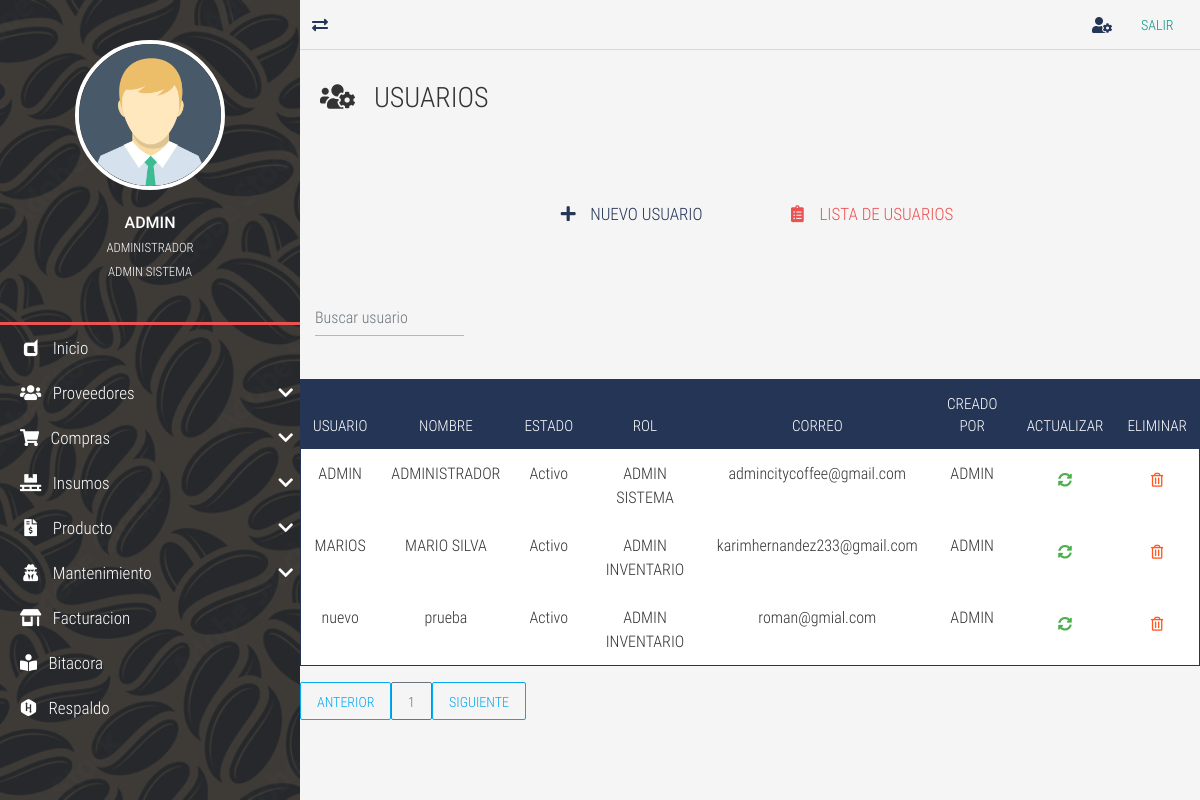
Page /user-list/ (signed in) on the earlier database version.
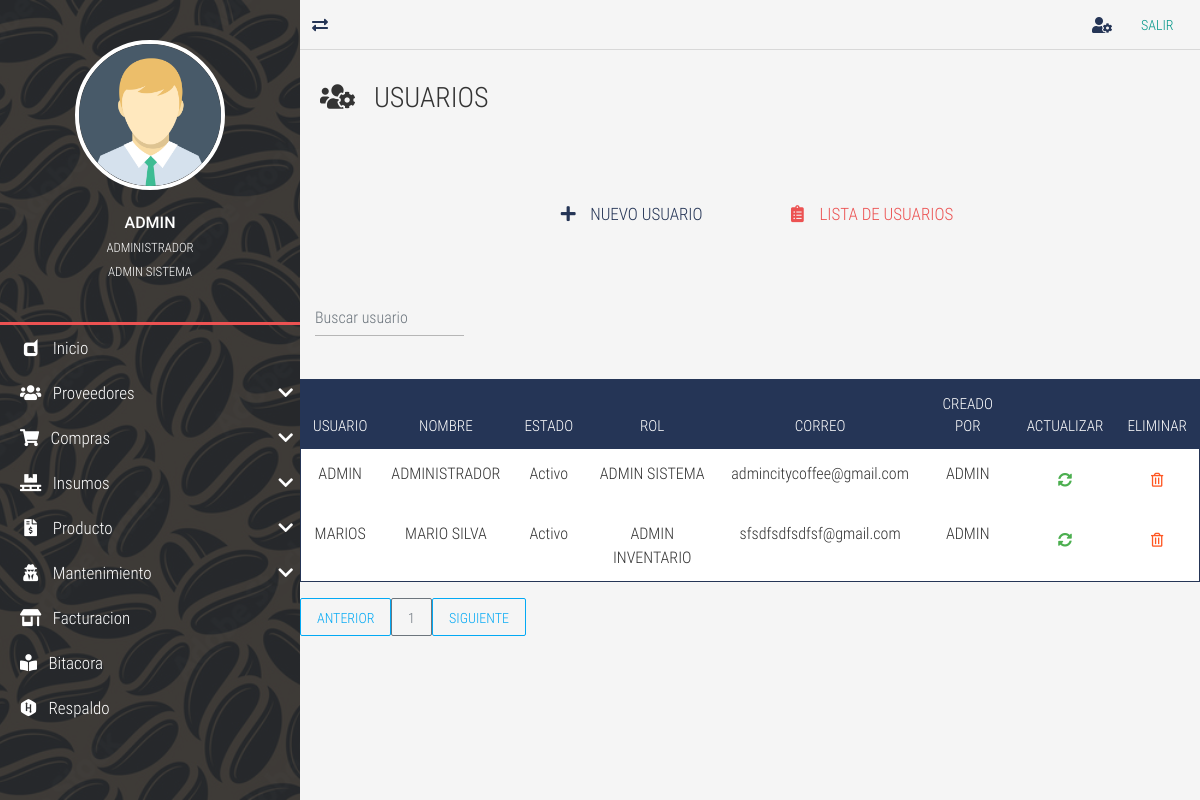
Same page on the later database version.
### tables this page shows
CREATE TABLE `TBL_usuarios` (
  `id_usuario` int NOT NULL AUTO_INCREMENT,
  `usuario` varchar(50) NOT NULL,
  `nombre_usuario` varchar(100) NOT NULL,
  `estado_usuario` enum('Activo','Inactivo','Bloqueado','Nuevo') NOT NULL,
  `contrasena` varchar(100) NOT NULL,
  `id_rol` int NOT NULL,
  `fecha_ultima_conexion` date DEFAULT NULL,
  `preguntas_contestadas` int DEFAULT NULL,
  `primer_ingreso` int DEFAULT NULL,
  `fecha_vencimiento` date DEFAULT NULL,
  `correo_electronico` varchar(50) DEFAULT NULL,
  `creado_por` varchar(30) DEFAULT NULL,
  `fecha_creacion` datetime DEFAULT NULL,
  `modificado_por` varchar(30) DEFAULT NULL,
  `fecha_modificacion` datetime DEFAULT NULL,
  PRIMARY KEY (`id_usuario`)
);

CREATE TABLE `TBL_ms_roles` (
  `id_rol` int NOT NULL AUTO_INCREMENT,
  `rol` varchar(50) NOT NULL DEFAULT '',
  `descripcion` varchar(100) DEFAULT NULL,
  `creado_por` varchar(50) DEFAULT NULL,
  `fecha_creacion` datetime DEFAULT NULL,
  `modificado_por` varchar(50) DEFAULT NULL,
  `fecha_modificacion` datetime DEFAULT NULL,
  PRIMARY KEY (`id_rol`)
);

### controladores/vistasControlador.php (called while the page is built)
<?php
	require_once "./modelos/vistasModelo.php";
	class vistasControlador extends vistasModelo{
		public function obtener_plantilla_controlador(){
			return require_once "./vistas/plantilla.php";
		}
		public function obtener_vistas_controlador(){
			if(isset($_GET['views'])){
				$ruta=explode("/", $_GET['views']);
				$respuesta=vistasModelo::obtener_vistas_modelo($ruta[0]);
			}else{
				$respuesta="login";
			}
			return $respuesta;
		}
	}

### index.php (called while the page is built, shortened)
<?php
	require_once "./controladores/vistasControlador.php";
	$plantilla = new vistasControlador();
	$plantilla->obtener_plantilla_controlador();

### modelos/vistasModelo.php (called while the page is built, shortened)
<?php
	class vistasModelo{
		protected static function obtener_vistas_modelo($vistas){
			$listaBlanca=["restaurar","respaldo","bitacora","prueba","proveedor-list","proveedor-new","proveedor-update","client-update","company"
			,"home","insumos-list","insumos-new","insumos-update","objetos-list","objetos-new","objetos-update","inventario-list","producto-list","producto-new",
			"reservation-pending","reservation-search","producto-update","user-list","rol-list","permisos-list","reservation-reservation","user-new","user-search",
			"user-update","salir","compra-list","compra-new","compra-search","compra-detalle", "parametros-list", "preguntas-list", "Tipo-Producto-new"];
			if(in_array($vistas, $listaBlanca)){
				if(is_file("./vistas/contenidos/".$vistas."-view.php")){
					$contenido="./vistas/contenidos/".$vistas."-view.php";
				}else{
					$contenido="404";
				}
			}elseif($vistas=="login" || $vistas=="index" || $vistas=="prueba" || $vistas=="rec-correo" || $vistas=="rec-preguntas" || $vistas=="cambiocontrasena"
			|| $vistas=="primer-ingreso" || $vistas=="verifica-codigo" || $vistas=="autoregistro" || $vistas=="preguntasusuario" || $vistas=="rsp"){
				$contenido="login";
			}else{
				$contenido="404";
				$contenido="rsp";
			}
			return $contenido;
		}
	}

### vistas/contenidos/user-list-view.php (the view, shortened to what this page needs)
<div class="full-box page-header">
	<h3 class="text-left">
		<i class="fas fa-users-cog"></i> &nbsp; USUARIOS
	</h3>
</div>
<div class="container-fluid">
	<ul class="full-box list-unstyled page-nav-tabs">
		<li>
			<a href="<?php echo SERVERURL; ?>user-new/"><i class="fas fa-plus fa-fw"></i> &nbsp; NUEVO USUARIO</a>
		</li>
		<li>
			<a class="active" href="<?php echo SERVERURL; ?>user-list/"><i class="fas fa-clipboard-list fa-fw"></i> &nbsp; LISTA DE USUARIOS</a>
		</li>
	</ul>
</div>
<?php
$where="";
?>
      <div class="container-fluid">
  <form class="d-flex">
      <input class="form-control me-2 light-table-filter" data-table="table_id" type="text"
      placeholder="Buscar usuario">
      </form>
  </div>
  <br>
      <table class="table table-striped table-dark table_id text-center" id="tblDatos">
                         <thead>
                         <tr>
                        <th>USUARIO</th>
                        <th>NOMBRE</th>
                        <th>ESTADO</th>
                        <th>ROL</th>
                        <th>CORREO</th>
                        <th>CREADO POR</th>
						<th>ACTUALIZAR</th>
						<th>ELIMINAR</th>
                        </tr>
                        </thead>
                        <tbody>
				<?php
include ("./cone.php");
$SQL="SELECT u.id_usuario, u.usuario, u.nombre_usuario, u.estado_usuario, r.rol,u.correo_electronico,
u.creado_por FROM TBL_usuarios u
inner JOIN TBL_ms_roles r ON r.id_rol = u.id_rol
$where";
$dato = mysqli_query($conexion, $SQL);
if($dato -> num_rows >0){
    while($fila=mysqli_fetch_array($dato)){
?>
<tr>
<td><?php echo $fila['usuario']; ?></td>
<td><?php echo $fila['nombre_usuario']; ?></td>
<td><?php echo $fila['estado_usuario']; ?></td>
<td><?php echo $fila['rol']; ?></td>
<td><?php echo $fila['correo_electronico']; ?></td>
<td><?php echo $fila['creado_por']?></td>
<td>
	<a href="<?php echo SERVERURL; ?>user-update/<?php echo $fila['id_usuario']?>" class="btn btn-success">
		<i class="fas fa-sync-alt"></i>
	</a>
</td>
<td>
	<form class="FormularioAjax" action="<?php echo SERVERURL; ?>ajax/usuarioAjax.php" method="POST" data-form="delete" autocomplete="off">
	<button type="submit" class="btn btn-warning">
		<i class="far fa-trash-alt"></i>
	</button>
	</form>
</td>
</tr>
<?php
}
}else{
    ?>
    <tr class="text-center">
    <td colspan="16">No existen registros</td>
    </tr>
    <?php
}
?>
	</body>
  <div id="paginador" class=""></div>

### vistas/plantilla.php (shortened to what this page needs)
<!DOCTYPE html>
<html lang="es">
<head>
	<?php include "./vistas/inc/Link.php"; ?>
</head>
<body>
	<?php
		require_once "./controladores/vistasControlador.php";
		$IV = new vistasControlador();
		$vistas=$IV->obtener_vistas_controlador();
		if($vistas=="login" || $vistas=="404" || $vistas=="olvido-contrasena" || $vistas=="rec-correo" || $vistas=="rec-preguntas" || $vistas=="cambiocontrasena"
		 || $vistas=="primer-ingreso" || $vistas=="verifica-codigo" || $vistas=="autoregistro" || $vistas=="preguntasusuario" || $vistas=="rsp" ){
			require_once "./vistas/contenidos/".$vistas."-view.php";
		}else{
			require_once './controladores/loginControlador.php';
	?>
	<main class="full-box main-container">
		<?php include "./vistas/inc/NavLateral.php"; ?>
		<section class="full-box page-content">
			<?php
				include "./vistas/inc/NavBar.php";
				include  $vistas;
			?>
	<?php
		}
	?>
</body>
</html>

### vistas/inc/Link.php (shortened to what this page needs)
<link rel="stylesheet" href="<?php echo SERVERURL; ?>vistas/css/normalize.css">
<link rel="stylesheet" href="<?php echo SERVERURL; ?>vistas/css/bootstrap.min.css">
<link rel="stylesheet" href="<?php echo SERVERURL; ?>vistas/css/bootstrap-material-design.min.css">
<link rel="stylesheet" href="<?php echo SERVERURL; ?>vistas/css/all.css">
<link rel="stylesheet" href="<?php echo SERVERURL; ?>vistas/css/sweetalert2.min.css">
<link rel="stylesheet" href="<?php echo SERVERURL; ?>vistas/css/jquery.mCustomScrollbar.css">
<link rel="stylesheet" href="<?php echo SERVERURL; ?>vistas/css/style.css">
<link rel="stylesheet" href="<?php echo SERVERURL; ?>vistas/css/estilos-login.css">

### vistas/inc/NavLateral.php (shortened to what this page needs)
<section class="full-box nav-lateral">
	<div class="full-box nav-lateral-content">
		<figure class="full-box nav-lateral-avatar">
			<img src="<?php echo SERVERURL; ?>vistas/assets/avatar/Avatar.png" class="img-fluid" alt="Avatar">
			<figcaption class="roboto-medium text-center">
				<?php echo $_SESSION['usuario_login']?>
				<br><small class="roboto-condensed-light"><?php echo $_SESSION['nombre_usuario']?> </small>
				<br><small class="roboto-condensed-light"><?php echo $_SESSION['rol']?> </small>
			</figcaption>
		</figure>
		<div class="full-box nav-lateral-bar"></div>
		<nav class="full-box nav-lateral-menu">
			<ul>
			<?php
			if($_SESSION['rol']=='ADMIN SISTEMA'){
				?>
				<li>
					<a href="<?php echo SERVERURL; ?>home/"><i class="fab fa-dashcube fa-fw"></i> &nbsp; Inicio</a>
				</li>
				<li>
					<a href="#" class="nav-btn-submenu"><i class="fas fa-users fa-fw"></i> &nbsp; Proveedores <i class="fas fa-chevron-down"></i></a>
				</li>
				<li>
					<a href="#" class="nav-btn-submenu"><i class="fas fa-shopping-cart"></i></i> &nbsp; Compras <i class="fas fa-chevron-down"></i></a>
				</li>
				<li>
					<a href="#" class="nav-btn-submenu"><i class="fas fa-pallet fa-fw"></i> &nbsp; Insumos <i class="fas fa-chevron-down"></i></a>
				</li>
				<li>
					<a href="#" class="nav-btn-submenu"><i class="fas fa-file-invoice-dollar fa-fw"></i> &nbsp; Producto <i class="fas fa-chevron-down"></i></a>
				</li>
				<li>
					<a href="#" class="nav-btn-submenu"><i class="fas  fa-user-secret fa-fw"></i> &nbsp; Mantenimiento <i class="fas fa-chevron-down"></i></a>
				</li>
				<li>
					<a href="<?php echo SERVERURL; ?>company/"><i class="fas fa-store-alt fa-fw"></i> &nbsp; Facturacion</a>
				</li>
				<li>
					<a href="<?php echo SERVERURL; ?>bitacora/"><i class="fas fa-book-reader"></i> &nbsp; Bitacora</a>
				</li>
				<li>
					<a href="<?php echo SERVERURL; ?>respaldo/"><i class="fab fa-hackerrank"></i></i> &nbsp; Respaldo</a>
				</li>
				<?php
				}?>
			</ul>
		</nav>
	</div>
</section>

### vistas/inc/NavBar.php
<nav class="full-box navbar-info">
	<a href="#" class="float-left show-nav-lateral">
		<i class="fas fa-exchange-alt"></i>
	</a>
	<a href="<?php echo SERVERURL; ?>user-update/">
		<i class="fas fa-user-cog"></i>
	</a>
	<a href="<?php echo SERVERURL?>salir/"><button type="button"
	class="btn btn-primary">Salir</button></a>
</nav>

### vistas/css/all.css (style rules this page uses)
.fa, .fas, .far, .fal, .fab { -moz-osx-font-smoothing: grayscale; -webkit-font-smoothing: antialiased; display: inline-block; font-style: normal; font-variant: normal; text-rendering: auto; line-height: 1; }
.fa-fw { text-align: center; width: 1.25em; }
.fa-book-reader:before { content: "\f5da"; }
.fa-chevron-down:before { content: "\f078"; }
.fa-clipboard-list:before { content: "\f46d"; }
.fa-dashcube:before { content: "\f210"; }
.fa-exchange-alt:before { content: "\f362"; }
.fa-file-invoice-dollar:before { content: "\f571"; }
.fa-hackerrank:before { content: "\f5f7"; }
.fa-pallet:before { content: "\f482"; }
.fa-plus:before { content: "\f067"; }
.fa-shopping-cart:before { content: "\f07a"; }
.fa-store-alt:before { content: "\f54f"; }
.fa-sync-alt:before { content: "\f2f1"; }
.fa-trash-alt:before { content: "\f2ed"; }
.fa-user-cog:before { content: "\f4fe"; }
.fa-user-secret:before { content: "\f21b"; }
.fa-users:before { content: "\f0c0"; }
.fa-users-cog:before { content: "\f509"; }
.fab { font-family: 'Font Awesome 5 Brands'; }
.far { font-family: 'Font Awesome 5 Free'; font-weight: 400; }
.fa, .fas { font-family: 'Font Awesome 5 Free'; font-weight: 900; }

### vistas/css/style.css (style rules this page uses)
:root { --color-one: #F5F5F5; --color-two: #24292E; --color-three: #EC5252; --form-color: #14111A; --accent-color: #253556; --border-color: #D8D8D8; }
body,html { font-family: 'roboto_condensed_light'; width: 100vw; height: 100vh; background-color: var(--color-one); color: #333; font-size: 16px; }
.full-box { margin: 0; padding: 0; box-sizing: border-box; width: 100%; }
.page-header { padding: 30px 20px 60px 20px; }
.page-header > :nth-child(1) { padding-bottom: 7px; }
.page-nav-tabs { display: flex; justify-content: center; flex-wrap: wrap; margin-bottom: 30px; }
.page-nav-tabs li, .page-nav-tabs li a { height: 40px; line-height: 40px; }
.page-nav-tabs li { margin: 5px 20px; }
.page-nav-tabs li a { color: var(--accent-color); font-size: 17px; min-width: 200px; width: auto; display: block; text-align: center; user-select: none; transition: all .2s ease-in-out; border-bottom: 2px solid transparent; }
.page-nav-tabs li a.active { color: var(--color-three); cursor: none; pointer-events: none; }
.table .btn { margin-bottom: 0; }
.table thead th { color: #FFF; }
.table tbody tr { color: #333; transition: all .2s ease-in-out; }
.table-dark, .table { background-color: #fff; }
.table-dark { border: 1px solid var(--accent-color); }
.table-dark thead tr { background-color: var(--accent-color); }
.table-dark td, .table-dark thead th, .table-dark th { border: none; }
table form { margin-bottom: 0; }
.roboto-medium { font-family: 'roboto_medium_regular'; }
.roboto-condensed-light { font-family: 'roboto_condensed_light'; }
.main-container { height: 100%; position: absolute; top: 0; left: 0; overflow: hidden; }
.page-content, .nav-lateral { height: 100%; overflow: hidden; }
.page-content { position: relative; padding-left: 300px; transition: all .2s ease-in-out; padding-bottom: 20px; }
.nav-lateral { width: 300px; position: absolute; top: 0; left: 0; z-index: 1; transition: all .2s ease-in-out; background-image: url('../assets/img/adobe.jpg'); background-position: center center; background-size: cover; }
.nav-lateral-content { max-width: 300px; height: 100%; background-color: rgba(36, 41, 46, .8); }
.nav-lateral-bar { height: 3px; background-color: var(--color-three); }
.nav-lateral-avatar { padding: 40px 0; }
.nav-lateral-avatar img { width: 50%; margin: 0 auto; display: block; border: 4px solid #FFF; border-radius: 100%; }
.nav-lateral-avatar figcaption { margin-top: 20px; color: #FFF; }
.nav-lateral-menu { height: auto; }
.nav-lateral-menu ul { margin: 0; padding: 0; list-style: none; }
.nav-lateral-menu ul li { width: 100%; height: auto; }
.nav-lateral-menu ul li a { display: block; width: 100%; height: 45px; line-height: 45px; text-decoration: none; color: #FFF; font-size: 17px; box-sizing: border-box; padding-left: 20px; transition: all .2s ease-in-out; }
.nav-lateral-menu .fa-chevron-down, .nav-lateral-menu .fa-chevron-up { float: right; height: 45px; line-height: 45px; margin-right: 7px; transition: all .2s ease-in-out; }
.navbar-info { height: 50px; border-bottom: 1px solid var(--border-color); text-align: right; padding-right: 10px; }
.navbar-info a { color: var(--accent-color); height: 50px; min-width: 40px; text-align: center; line-height: 50px; display: inline-block; transition: all .2s ease-out; user-select: none; }

Differences in the rows shown:
removed tbl_usuarios: usuario "nuevo", nombre_usuario "prueba", estado_usuario "Activo", id_rol.rol "ADMIN INVENTARIO", correo_electronico "roman@gmial.com", creado_por "ADMIN"
changed tbl_usuarios "MARIOS": correo_electronico "karimhernandez233@gmail.com" → "sfsdfsdfsdfsf@gmail.com"
